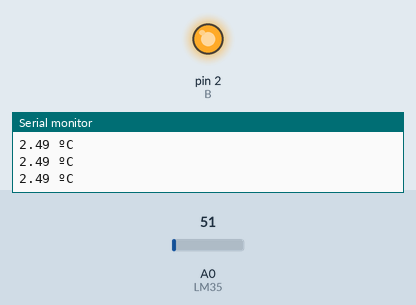
The sketch below on a simulated Arduino Uno, built with avr-gcc and run on an emulated ATmega328P. Shown: output pins drawn as LEDs (lit = HIGH), the last lines printed to the serial monitor. Inputs (shaded band) come from the test bench; at power-on: A0 (LM35) = 51. Pins used as bus, display or sensor lines are not drawn.

Above: at 1.3 s.
1.4 s: A0 (LM35) set to 94
2.9 s: A0 (LM35) set to 108
At 3.3 s:
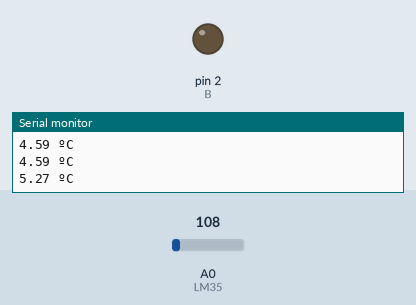
4.5 s: A0 (LM35) set to 86
At 5.6 s:
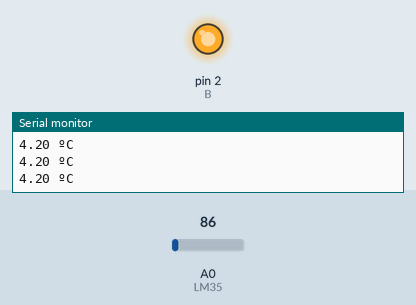
6.0 s: A0 (LM35) set to 112
At 6.9 s:
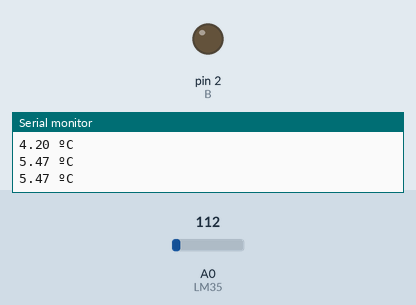
Timing chart, 0 to 8.5 s (numbered marks = the images above; inputs shaded):
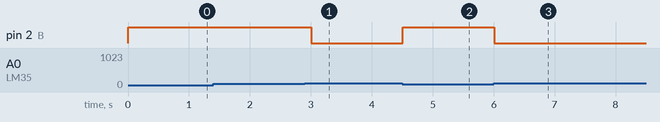

The sketch:

presentar.ino
```cpp
/*
 * Talos Electronics
 */
const int LM35 = A0;
const int R=0;
const int G=1;
const int B=2;
const int Temperatura_Minima=5;
const int Temperatura_Maxima=40;

float Temperatura;
void setup ()
{
  Serial.begin(9600);//Inicializar puerto serial
  pinMode(R,OUTPUT);//Inicializar el pin 4 como salida
  pinMode(G,OUTPUT);//Inicializar el pin 3 como salida
  pinMode(B,OUTPUT);//Inicializar el pin 2 como salida
  //El led inicie apagado
  digitalWrite(R,LOW);
  digitalWrite(G,LOW);
  digitalWrite(B,LOW);
}
void loop()
{
  Temperatura = analogRead(LM35);//Leer la entrada analogica
  //Calcular la temperatura
  Temperatura = 5.0*Temperatura*10/1024.0;
  //Mostrar la temperatura en el monitor Serial
  Serial.print(Temperatura);
  Serial.println(" ºC");

  //Codicion para que encienda el led de color Verde
  if(Temperatura>Temperatura_Minima&&Temperatura<Temperatura_Maxima)
  {
    digitalWrite(R,LOW);
    digitalWrite(G,HIGH);
    digitalWrite(B,LOW);
  }

  //Condicion para que encienda el led de color Azul
  if(Temperatura<=Temperatura_Minima)
  {
    digitalWrite(R,LOW);
    digitalWrite(G,LOW);
    digitalWrite(B,HIGH);
  }

  //Condicion para que encienda el led de color Rojo
  if(Temperatura>=Temperatura_Maxima)
  {
    digitalWrite(R,HIGH);
    digitalWrite(G,LOW);
    digitalWrite(B,LOW);
  }
  delay(500);
}
```

Measured:
- the behaviour switches between 102 and 103 on A0 (LM35) (found by bisection; images 0 and 1)
- after the input at 2.9 s, pin 2 (B): HIGH → LOW after 0.10 s
- after the input at 4.5 s, pin 2 (B): LOW → HIGH at once
- after the input at 6.0 s, pin 2 (B): HIGH → LOW at once
